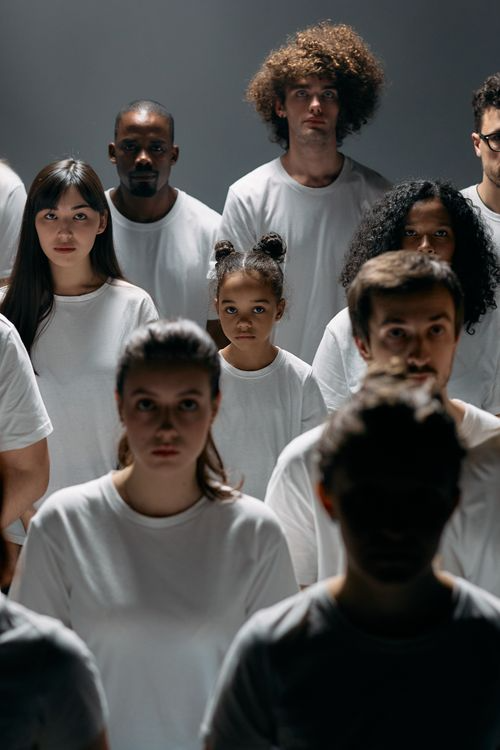
#> input picture MODULE_2/Assets/Images/image.png, 500 x 750 px, found by its file name
$ python image_annotator.py
#> lines starting #> are read from the running program, lines starting #| are printed output that depends on the picture
import cv2
import matplotlib.pyplot as plt

COLOR_WHITE = (255, 255, 255)
COLOR_PURPLE = (128, 0, 128)
COLOR_YELLOW = (255, 255, 0)
COLOR_CYAN = (0, 255, 255)
COLOR_SKYBLUE = (135, 206, 235)
COLOR_ORANGE = (255, 140, 0)

img = cv2.imread("MODULE_2\Assets\Images\image.png")
#> img is the input picture: shape (750, 500, 3); mean B, G, R 79.2, 80.4, 82.2

img_rgb = cv2.cvtColor(img, cv2.COLOR_BGR2RGB)

# Getting the width and height of the image
height, width = img_rgb.shape[0:2]
#> height = 750; width = 500

# Arrowed Line
arrow_start = (width - 20 , 20)
#> arrow_start = (480, 20)
arrow_end = (width - 20, height - 25)
#> arrow_end = (480, 725)
ar_hori_start = (10, 20)
ar_hori_end = (width - 20, 20)
#> ar_hori_end = (480, 20)

cv2.arrowedLine(img_rgb, arrow_start, arrow_end, COLOR_ORANGE, tipLength=0.02, thickness=2)
cv2.arrowedLine(img_rgb, arrow_end, arrow_start, COLOR_ORANGE, tipLength=0.02, thickness=2)
#> img_rgb: shape (750, 500, 3); mean R, G, B 83.4, 80.9, 78.8

cv2.arrowedLine(img_rgb, ar_hori_start, ar_hori_end, COLOR_CYAN, tipLength=0.02, thickness=2)
cv2.arrowedLine(img_rgb, ar_hori_end, ar_hori_start, COLOR_CYAN, tipLength=0.02, thickness=2)
#> img_rgb: shape (750, 500, 3); mean R, G, B 83, 81.6, 79.5

font = cv2.FONT_HERSHEY_SIMPLEX
height_label_pos = ((arrow_start[0]//2)-125, (arrow_start[1]+arrow_end[1])//2)
#> height_label_pos = (115, 372)

cv2.putText(img_rgb, f"Image Width: {width} px; Image Height: {height} px", height_label_pos, font, 0.5, COLOR_CYAN, 2, cv2.LINE_AA)
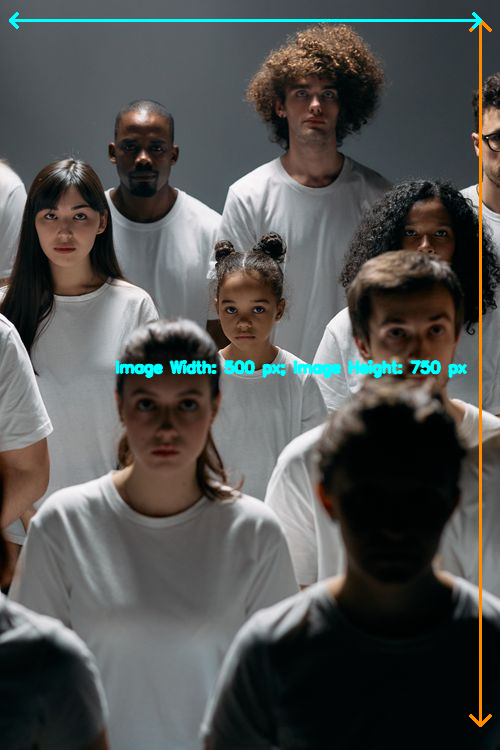
#> img_rgb: shape (750, 500, 3); mean R, G, B 82.3, 82.8, 80.8


# Figure plotting and displaying
plt.figure(1)
plt.title("The Image")
plt.imshow(img_rgb)

# Functionalising the 's' key event
def call_backfun(event):
    if event.key == 's' or event.key =='S':
        plt.imsave("MODULE_2/Projects/Project 3 = Image_Annotations/Annotated_Image.png", img_rgb)
        plt.close('all')

    elif event.key == 'q':
        plt.close('all')

    else:
        print("Error, kindly press 'q' to quit or 's' to save.")

plt.figure(1).canvas.mpl_connect('key_press_event', call_backfun)

plt.show()

$ run again, with MODULE_2/Assets/Images/example2.png copied over MODULE_2/Assets/Images/image.png
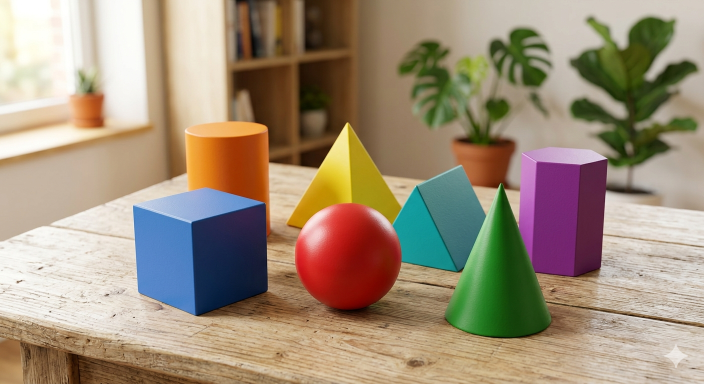
#> input picture MODULE_2/Assets/Images/example2.png, 1408 x 768 px, found by its file name (shown at 1/2 size)
#> img is the input picture: shape (768, 1408, 3); mean B, G, R 120.7, 142.4, 158.9
#> `cv2.putText(img_rgb, f"Image Width: {width} px; Image Height: {height}..`:
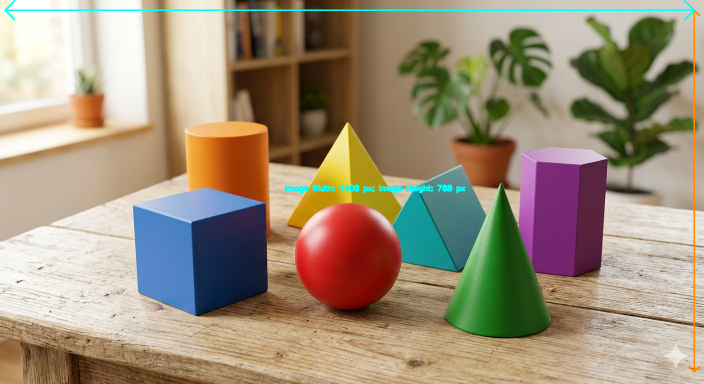
#> img_rgb: shape (768, 1408, 3) (shown at 1/2 size); mean R, G, B 157.8, 142.9, 121.2
